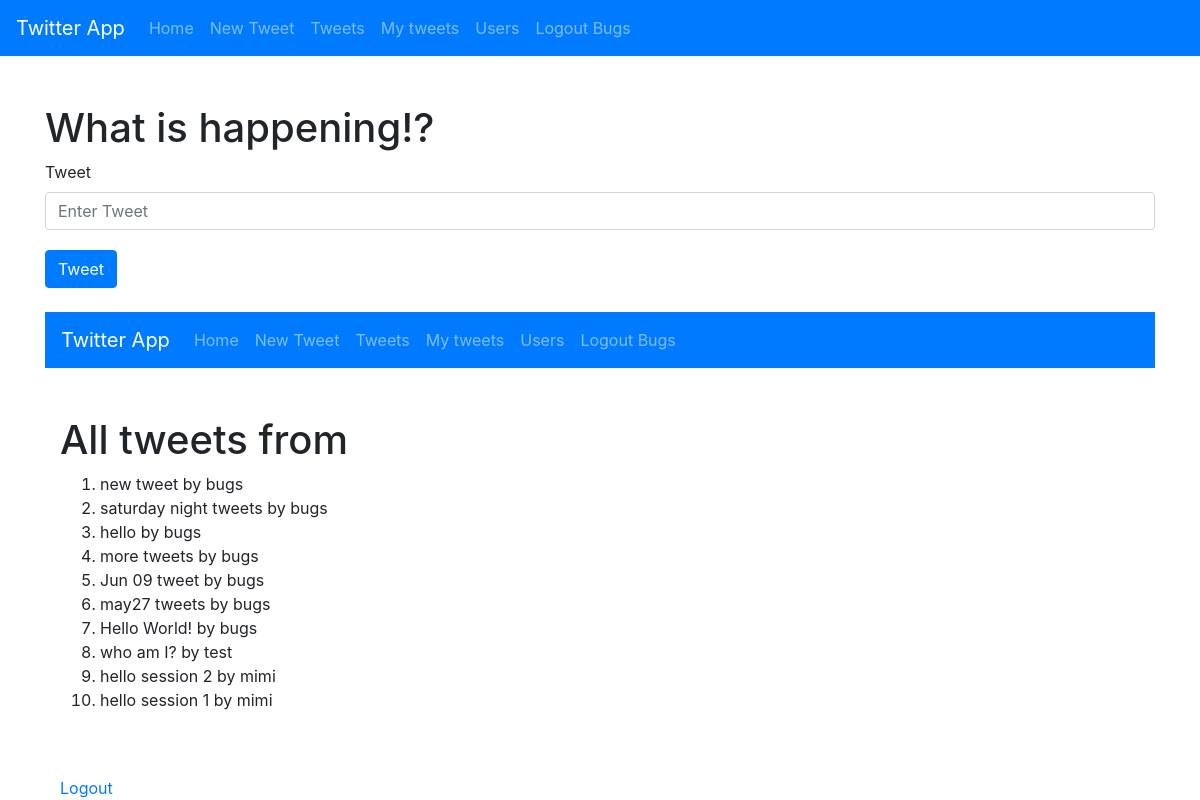
The page / (signed in) on the database its author committed.
### tables this page shows
CREATE TABLE tweets (
    _id integer primary key autoincrement,
    tweet text,
    username text
);

### main.py (the view)
@app.route('/')
def index():
    if 'user' in session:
        tweets = get_all_tweets(10)
        return render_template('home.html', tweets=tweets)
    else:
        return render_template('login.html')

### db.py (called while the page is built)
def get_all_tweets(limit):
    cursor.execute('SELECT * FROM tweets order by _id desc')
    tweets = cursor.fetchmany(limit)
    return tweets

### main.py (called while the page is built)
@app.context_processor
def inject_user():
    username = session.get('user', None)
    return {'username': username}

### tweets.py (called while the page is built)
def get_all_tweets(limit=100):
    return db.get_all_tweets(limit)

### templates/home.html (shortened to what this page needs)
{% extends "base.html" %}
{% block content %}
{% include 'tweet_form.html' %}
<br>
{% with tweets=tweets, title='Recent 10 tweets' %}
{% include 'tweets.html' %}
{% endwith %}
{% endblock %}

### templates/tweets.html (shortened to what this page needs)
{% extends "base.html" %}
{% block content %}
{% if username %}
<h1>All tweets from {{current_user}}</h1>
{% else %}
<h1>All tweets</h1>
{% endif %}
<ol>
    {% for tweet in tweets %}
    <li>
        {{tweet[1]}} by {{tweet[2]}}
    </li>
    {% endfor %}
</ol>
<br>
<br>
<a href="/logout">Logout {{current_user}}</a>
{% endblock %}

### rows shown on the page
tweets: tweet "new tweet", username "bugs"
tweets: tweet "saturday night tweets", username "bugs"
tweets: tweet "hello", username "bugs"
tweets: tweet "more tweets", username "bugs"
tweets: tweet "Jun 09 tweet", username "bugs"
tweets: tweet "may27 tweets", username "bugs"
tweets: tweet "Hello World!", username "bugs"
tweets: tweet "who am I?", username "test"
tweets: tweet "hello session 2", username "mimi"
tweets: tweet "hello session 1", username "mimi"

### other values the page prints
{{ username|capitalize }} "Bugs Bugs"
